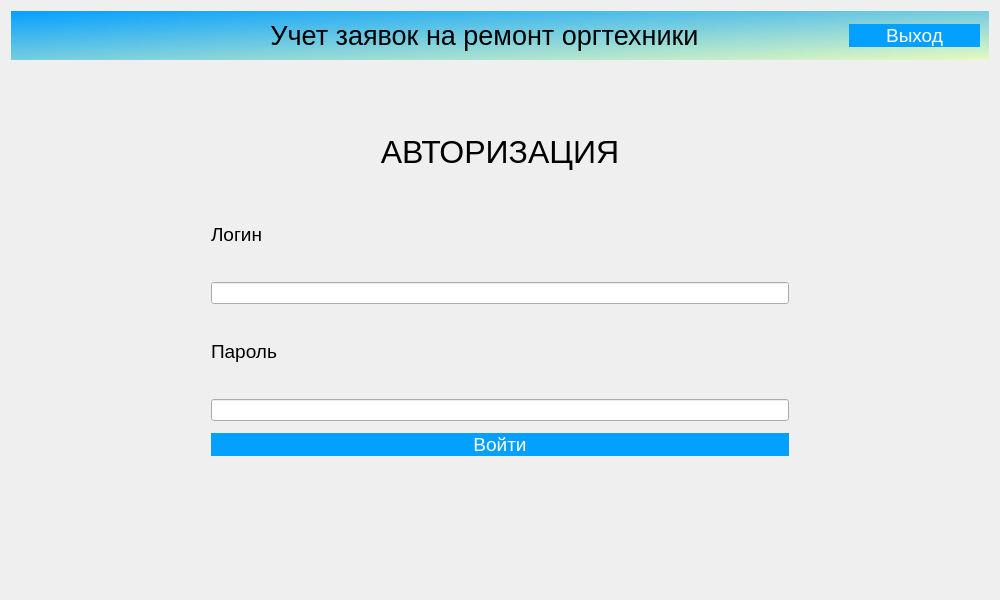
<?xml version="1.0" encoding="UTF-8"?>
<ui version="4.0">
 <class>Dialog</class>
 <widget class="QDialog" name="Dialog">
  <property name="geometry">
   <rect>
    <x>0</x>
    <y>0</y>
    <width>1000</width>
    <height>600</height>
   </rect>
  </property>
  <property name="minimumSize">
   <size>
    <width>1000</width>
    <height>600</height>
   </size>
  </property>
  <property name="windowTitle">
   <string>Учет заявок на ремонт оргтехники</string>
  </property>
  <property name="windowIcon">
   <iconset theme="accessories-dictionary">
    <selectedon>../../../../../logo.png</selectedon>
   </iconset>
  </property>
  <property name="toolTipDuration">
   <number>0</number>
  </property>
  <property name="styleSheet">
   <string notr="true">QPushButton {
background-color: rgb(4, 160, 255);
color: rgb(255, 255, 255);
border: 0px;
font: 14pt
}
QWidget
{font:  &quot;Comic Sans MS&quot;;
}
</string>
  </property>
  <property name="sizeGripEnabled">
   <bool>false</bool>
  </property>
  <layout class="QGridLayout" name="gridLayout">
   <item row="0" column="0">
    <widget class="QWidget" name="widget" native="true">
     <property name="styleSheet">
      <string notr="true">QWidget#widget{
background-color: qlineargradient(spread:pad, x1:0, y1:0, x2:1, y2:1, stop:0 rgba(4, 160, 255, 255), stop:1 rgba(231, 250, 191, 255));}

</string>
     </property>
     <layout class="QHBoxLayout" name="horizontalLayout">
      <property name="spacing">
       <number>150</number>
      </property>
      <item>
       <widget class="QLabel" name="label">
        <property name="maximumSize">
         <size>
          <width>100</width>
          <height>100</height>
         </size>
        </property>
        <property name="text">
         <string/>
        </property>
        <property name="textFormat">
         <enum>Qt::AutoText</enum>
        </property>
        <property name="pixmap">
         <pixmap>../media/logo.png</pixmap>
        </property>
        <property name="scaledContents">
         <bool>true</bool>
        </property>
       </widget>
      </item>
      <item>
       <widget class="QLabel" name="label_2">
        <property name="font">
         <font>
          <pointsize>20</pointsize>
          <italic>false</italic>
          <bold>false</bold>
         </font>
        </property>
        <property name="text">
         <string>Учет заявок на ремонт оргтехники</string>
        </property>
        <property name="alignment">
         <set>Qt::AlignCenter</set>
        </property>
       </widget>
      </item>
      <item>
       <widget class="QPushButton" name="AvtorButton">
        <property name="font">
         <font>
          <pointsize>14</pointsize>
          <italic>false</italic>
          <bold>false</bold>
         </font>
        </property>
        <property name="text">
         <string>Выход</string>
        </property>
       </widget>
      </item>
     </layout>
    </widget>
   </item>
   <item row="1" column="0">
    <widget class="QStackedWidget" name="stackedWidget">
     <property name="layoutDirection">
      <enum>Qt::LeftToRight</enum>
     </property>
     <property name="autoFillBackground">
      <bool>false</bool>
     </property>
     <property name="styleSheet">
      <string notr="true"/>
     </property>
     <property name="currentIndex">
      <number>0</number>
     </property>
     <widget class="QWidget" name="Avtorisation">
      <property name="layoutDirection">
       <enum>Qt::LeftToRight</enum>
      </property>
      <layout class="QGridLayout" name="gridLayout_2">
       <property name="leftMargin">
        <number>200</number>
       </property>
       <property name="topMargin">
        <number>50</number>
       </property>
       <property name="rightMargin">
        <number>200</number>
       </property>
       <property name="bottomMargin">
        <number>50</number>
       </property>
       <item row="0" column="0">
        <layout class="QVBoxLayout" name="verticalLayout">
         <property name="spacing">
          <number>12</number>
         </property>
         <item>
          <widget class="QLabel" name="label_3">
           <property name="font">
            <font>
             <pointsize>24</pointsize>
             <italic>false</italic>
             <bold>false</bold>
            </font>
           </property>
           <property name="text">
            <string>АВТОРИЗАЦИЯ</string>
           </property>
           <property name="scaledContents">
            <bool>false</bool>
           </property>
           <property name="alignment">
            <set>Qt::AlignCenter</set>
           </property>
          </widget>
         </item>
         <item>
          <widget class="QLabel" name="label_4">
           <property name="font">
            <font>
             <pointsize>14</pointsize>
             <italic>false</italic>
             <bold>false</bold>
            </font>
           </property>
           <property name="layoutDirection">
            <enum>Qt::LeftToRight</enum>
           </property>
           <property name="autoFillBackground">
            <bool>false</bool>
           </property>
           <property name="text">
            <string>Логин</string>
           </property>
           <property name="alignment">
            <set>Qt::AlignLeading|Qt::AlignLeft|Qt::AlignVCenter</set>
           </property>
          </widget>
         </item>
         <item>
          <widget class="QLineEdit" name="LoginField"/>
         </item>
         <item>
          <widget class="QLabel" name="label_5">
           <property name="font">
            <font>
             <pointsize>14</pointsize>
             <italic>false</italic>
             <bold>false</bold>
            </font>
           </property>
           <property name="text">
            <string>Пароль</string>
           </property>
           <property name="alignment">
            <set>Qt::AlignLeading|Qt::AlignLeft|Qt::AlignVCenter</set>
           </property>
          </widget>
         </item>
         <item>
          <widget class="QLineEdit" name="PasswordField"/>
         </item>
         <item>
          <widget class="QPushButton" name="SignInButton">
           <property name="font">
            <font>
             <pointsize>14</pointsize>
             <italic>false</italic>
             <bold>false</bold>
            </font>
           </property>
           <property name="styleSheet">
            <string notr="true"/>
           </property>
           <property name="text">
            <string>Войти</string>
           </property>
          </widget>
         </item>
         <item>
          <widget class="QLabel" name="ErrorField">
           <property name="font">
            <font>
             <pointsize>14</pointsize>
             <italic>false</italic>
             <bold>false</bold>
            </font>
           </property>
           <property name="styleSheet">
            <string notr="true">color: rgb(255, 0, 0);</string>
           </property>
           <property name="text">
            <string/>
           </property>
           <property name="alignment">
            <set>Qt::AlignCenter</set>
           </property>
          </widget>
         </item>
        </layout>
       </item>
      </layout>
     </widget>
     <widget class="QWidget" name="Zakazchik">
      <widget class="QLabel" name="label_6">
       <property name="geometry">
        <rect>
         <x>440</x>
         <y>220</y>
         <width>66</width>
         <height>18</height>
        </rect>
       </property>
       <property name="text">
        <string>Заказчик</string>
       </property>
      </widget>
     </widget>
     <widget class="QWidget" name="Master">
      <widget class="QLabel" name="label_7">
       <property name="geometry">
        <rect>
         <x>410</x>
         <y>220</y>
         <width>66</width>
         <height>18</height>
        </rect>
       </property>
       <property name="text">
        <string>Мастер</string>
       </property>
      </widget>
     </widget>
     <widget class="QWidget" name="Operator">
      <widget class="QLabel" name="label_9">
       <property name="geometry">
        <rect>
         <x>410</x>
         <y>250</y>
         <width>66</width>
         <height>18</height>
        </rect>
       </property>
       <property name="text">
        <string>Оператор</string>
       </property>
      </widget>
     </widget>
     <widget class="QWidget" name="Manager">
      <widget class="QLabel" name="label_8">
       <property name="geometry">
        <rect>
         <x>340</x>
         <y>250</y>
         <width>101</width>
         <height>18</height>
        </rect>
       </property>
       <property name="text">
        <string>Менеджер</string>
       </property>
      </widget>
     </widget>
    </widget>
   </item>
  </layout>
 </widget>
 <resources/>
 <connections/>
</ui>
